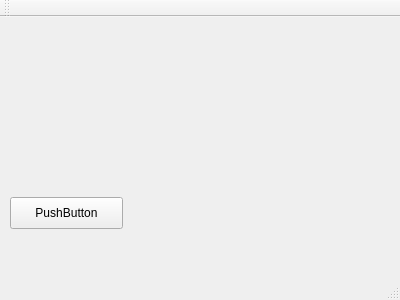
<?xml version="1.0" encoding="UTF-8"?>
<ui version="4.0">
 <class>MainWindow</class>
 <widget class="QMainWindow" name="MainWindow">
  <property name="geometry">
   <rect>
    <x>0</x>
    <y>0</y>
    <width>400</width>
    <height>300</height>
   </rect>
  </property>
  <property name="windowTitle">
   <string>MainWindow</string>
  </property>
  <widget class="QWidget" name="centralWidget">
   <widget class="QPushButton" name="pushButton">
    <property name="geometry">
     <rect>
      <x>10</x>
      <y>180</y>
      <width>113</width>
      <height>32</height>
     </rect>
    </property>
    <property name="text">
     <string>PushButton</string>
    </property>
   </widget>
  </widget>
  <widget class="QMenuBar" name="menuBar">
   <property name="geometry">
    <rect>
     <x>0</x>
     <y>0</y>
     <width>400</width>
     <height>22</height>
    </rect>
   </property>
  </widget>
  <widget class="QToolBar" name="mainToolBar">
   <attribute name="toolBarArea">
    <enum>TopToolBarArea</enum>
   </attribute>
   <attribute name="toolBarBreak">
    <bool>false</bool>
   </attribute>
  </widget>
  <widget class="QStatusBar" name="statusBar"/>
 </widget>
 <layoutdefault spacing="6" margin="11"/>
 <resources/>
 <connections/>
</ui>
